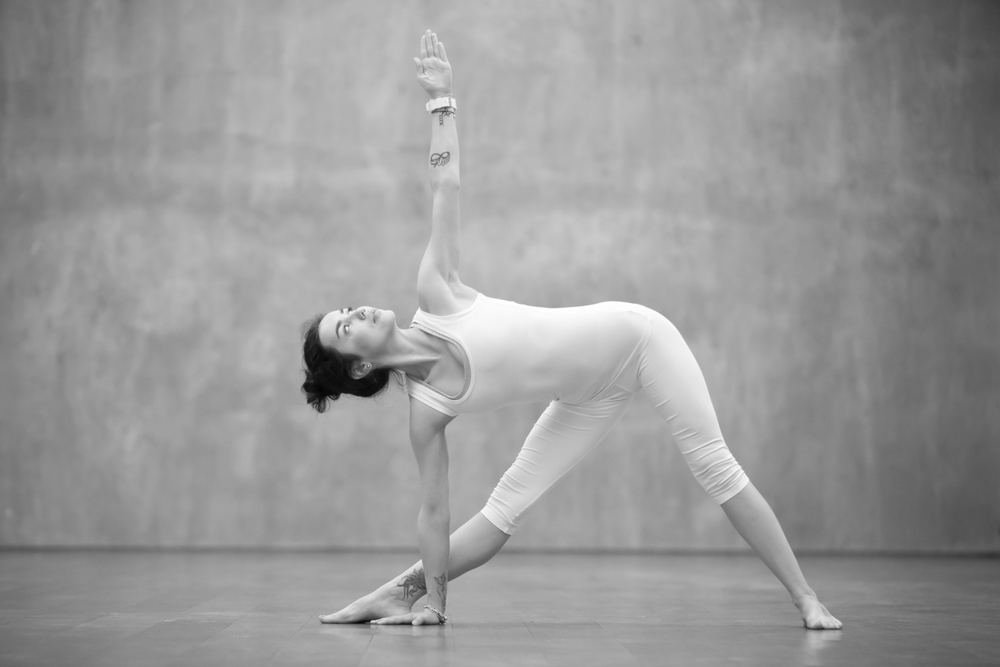
#> input picture Images/img5.png, 1000 x 667 px, shrunk from 1440 x 960 before the run
$ jupyter execute 'cv_4_11_傅里叶变换.ipynb'
#> lines starting #> are read from the running program, lines starting #| are printed output that depends on the picture
[cell 1]
##### cv.dft(), cv.idft()
#边缘和噪声是图像中的高频内容。如果幅度没有太大变化，则它是低频分量。
import numpy as np
import cv2 as cv
from matplotlib import pyplot as plt

#numpy 中的傅里叶变换
img5 = cv.imread('../Images/img5.png',0)
#> img5 is the input picture: shape (667, 1000); min 4, max 255, mean 153.2
f = np.fft.fft2(img5)
fshift = np.fft.fftshift(f)
magnitude_spectrum = 20*np.log(np.abs(fshift))
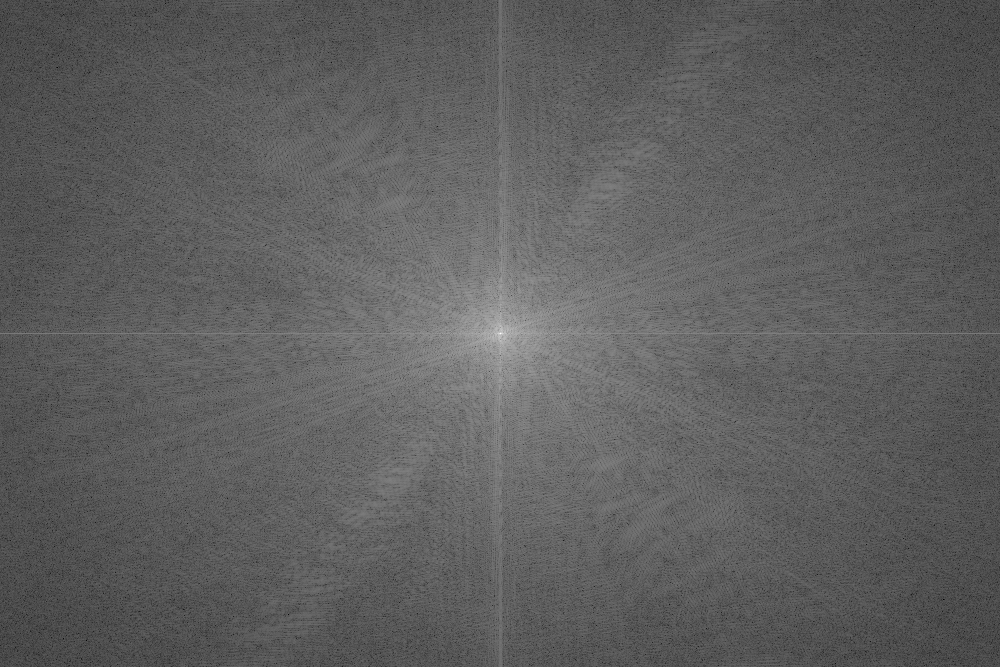
#> magnitude_spectrum: shape (667, 1000) float64; min 7.18, max 368.8, mean 141.5; drawn with min black and max white
plt.subplot(121),plt.imshow(img5, cmap = 'gray')
plt.title('Input Image'), plt.xticks([]), plt.yticks([])
plt.subplot(122),plt.imshow(magnitude_spectrum, cmap = 'gray')
plt.title('Magnitude Spectrum'), plt.xticks([]), plt.yticks([])
plt.show()
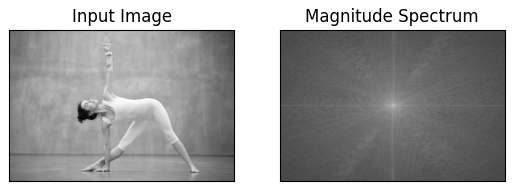
#> figure drawn by matplotlib, 2 panels
#高通滤波
rows, cols = img5.shape
#> rows = 667; cols = 1000
crow,ccol = rows//2 , cols//2  #中点
#> crow = 333; ccol = 500
fshift[crow-4:crow+5, ccol-4:ccol+5] = 0  #遮蔽框
f_ishift = np.fft.ifftshift(fshift)
img_back = np.fft.ifft2(f_ishift)
img_back = np.real(img_back)
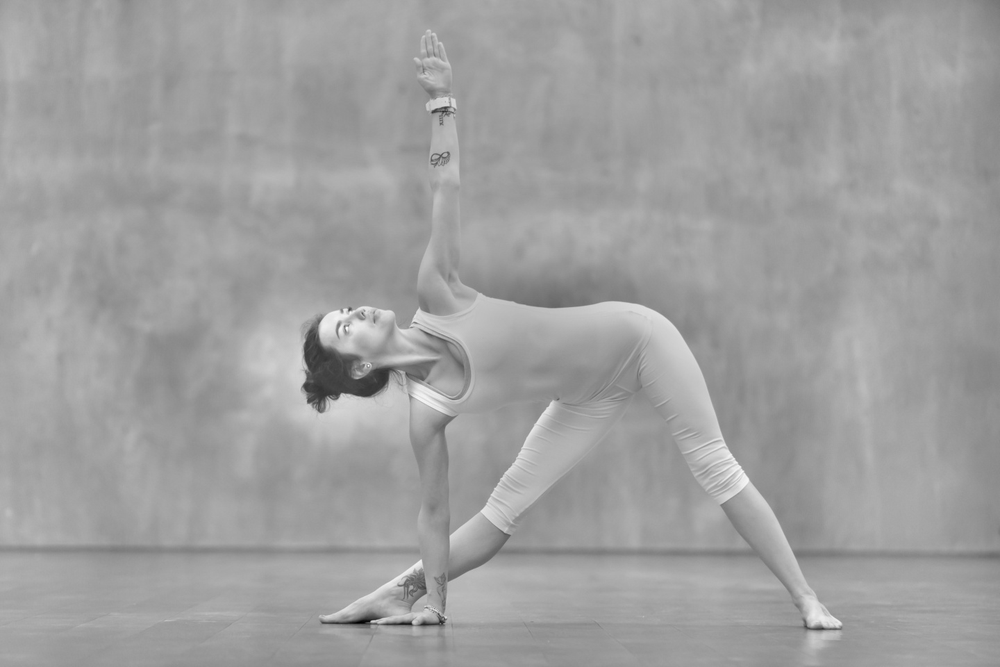
#> img_back: shape (667, 1000) float64; min -161.6, max 96.39, mean 0; drawn with min black and max white
plt.subplot(131),plt.imshow(img5, cmap = 'gray')
plt.title('Input Image'), plt.xticks([]), plt.yticks([])
plt.subplot(132),plt.imshow(img_back, cmap = 'gray')
plt.title('Image after HPF'), plt.xticks([]), plt.yticks([])
plt.subplot(133),plt.imshow(img_back)
plt.title('Result in JET'), plt.xticks([]), plt.yticks([])
plt.show()
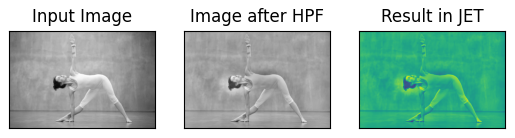
#> figure drawn by matplotlib, 3 panels
#图像锐化

[cell 2]
#OpenCV中的傅里叶变换
dft = cv.dft(np.float32(img5),flags = cv.DFT_COMPLEX_OUTPUT)
dft_shift = np.fft.fftshift(dft)
magnitude_spectrum = 20*np.log(cv.magnitude(dft_shift[:,:,0],dft_shift[:,:,1]))
plt.subplot(121),plt.imshow(img5, cmap = 'gray')
plt.title('Input Image'), plt.xticks([]), plt.yticks([])
plt.subplot(122),plt.imshow(magnitude_spectrum, cmap = 'gray')
plt.title('Magnitude Spectrum'), plt.xticks([]), plt.yticks([])
plt.show()

[cell 3]
#低通滤波
rows, cols = img5.shape
crow,ccol = rows // 2 , cols // 2
# 首先创建一个掩码，中心正方形为1，其余全为零
mask = np.zeros((rows,cols,2),np.uint8)
mask[crow-30:crow+30, ccol-30:ccol+30] = 1
# 应用掩码和逆DFT
fshift = dft_shift*mask
f_ishift = np.fft.ifftshift(fshift)
img_back = cv.idft(f_ishift)
img_back = cv.magnitude(img_back[:,:,0],img_back[:,:,1])
plt.subplot(121),plt.imshow(img5, cmap = 'gray')
plt.title('Input Image'), plt.xticks([]), plt.yticks([])
plt.subplot(122),plt.imshow(img_back, cmap = 'gray')
plt.title('Magnitude Spectrum'), plt.xticks([]), plt.yticks([])
plt.show()
#图像模糊

[cell 4]
#性能优化
#可以在找到DFT之前将数组的大小修改为任何最佳大小(通过填充零)。
#对于OpenCV，您必须手动填充零。
#但是对于Numpy，您指定FFT计算的新大小，它将自动为您填充零。
#OpenCV为此提供了一个函数，cv.getOptimalDFTSize()。
#它同时适用于cv.dft()和np.fft.fft2()。

[cell 5]
#为什么拉普拉斯算子是高通滤波器
# 没有缩放参数的简单均值滤波器
mean_filter = np.ones((3,3))
# 创建高斯滤波器
x = cv.getGaussianKernel(5,10)
gaussian = x*x.T
# 不同的边缘检测滤波器
# x方向上的scharr
scharr = np.array([[-3, 0, 3],
                   [-10,0,10],
                   [-3, 0, 3]])
# x方向上的sobel
sobel_x= np.array([[-1, 0, 1],
                   [-2, 0, 2],
                   [-1, 0, 1]])
# y方向上的sobel
sobel_y= np.array([[-1,-2,-1],
                   [0, 0, 0],
                   [1, 2, 1]])
# 拉普拉斯变换
laplacian=np.array([[0, 1, 0],
                    [1,-4, 1],
                    [0, 1, 0]])
filters = [mean_filter, gaussian, laplacian, sobel_x, sobel_y, scharr]
filter_name = ['mean_filter', 'gaussian','laplacian', 'sobel_x', \
                'sobel_y', 'scharr_x']
fft_filters = [np.fft.fft2(x) for x in filters]
fft_shift = [np.fft.fftshift(y) for y in fft_filters]
mag_spectrum = [np.log(np.abs(z)+1) for z in fft_shift]
for i in range(6):
    plt.subplot(2,3,i+1),plt.imshow(mag_spectrum[i],cmap = 'gray')
    plt.title(filter_name[i]), plt.xticks([]), plt.yticks([])
plt.show()
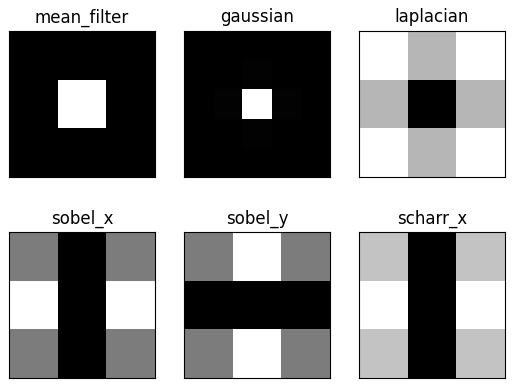
#> figure drawn by matplotlib, 6 panels

$ run again, with Images/img10.png copied over Images/img5.png
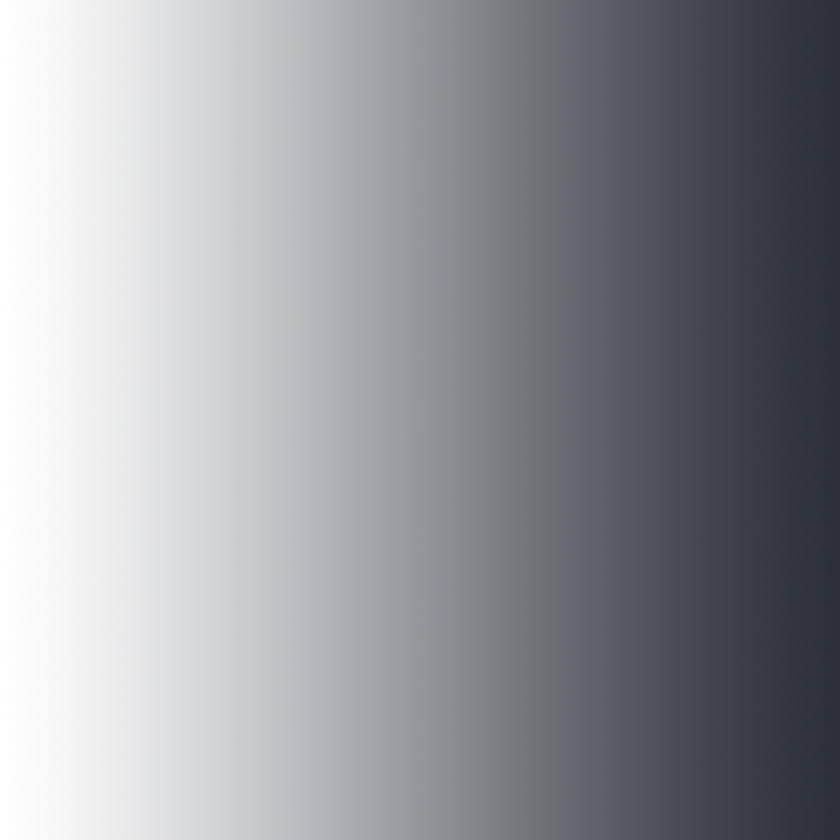
#> input picture Images/img10.png, 840 x 840 px, shrunk from 1024 x 1024 before the run
#> `magnitude_spectrum = 20*np.log(np.abs(fshift))`:
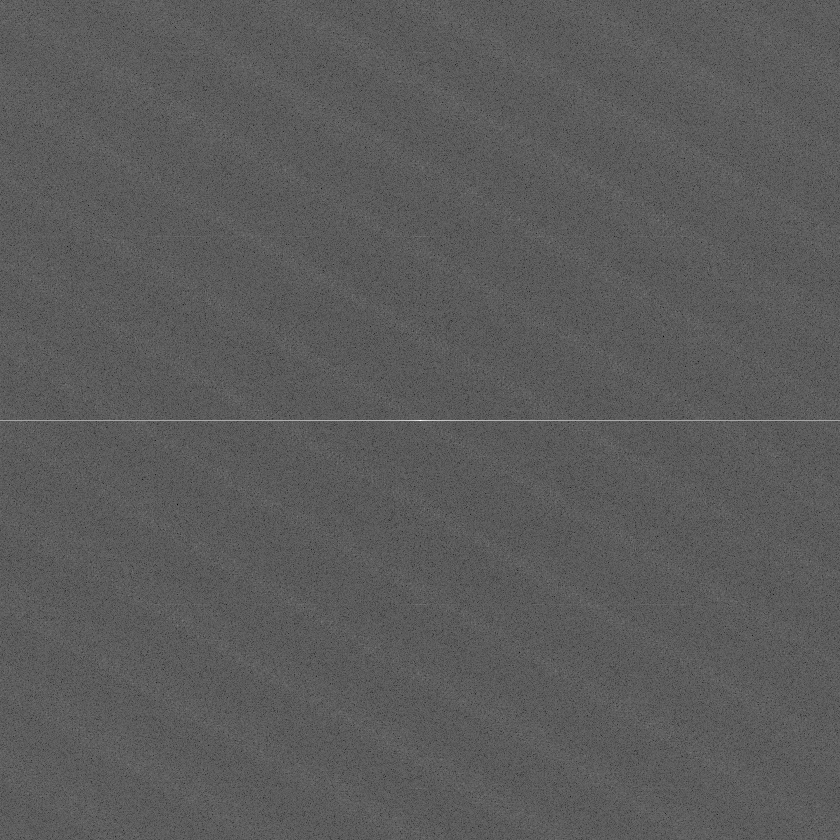
#> magnitude_spectrum: shape (840, 840) float64; min -37.87, max 369.6, mean 108.3; drawn with min black and max white
#> `img_back = cv.magnitude(img_back[:,:,0],img_back[:,:,1])`:
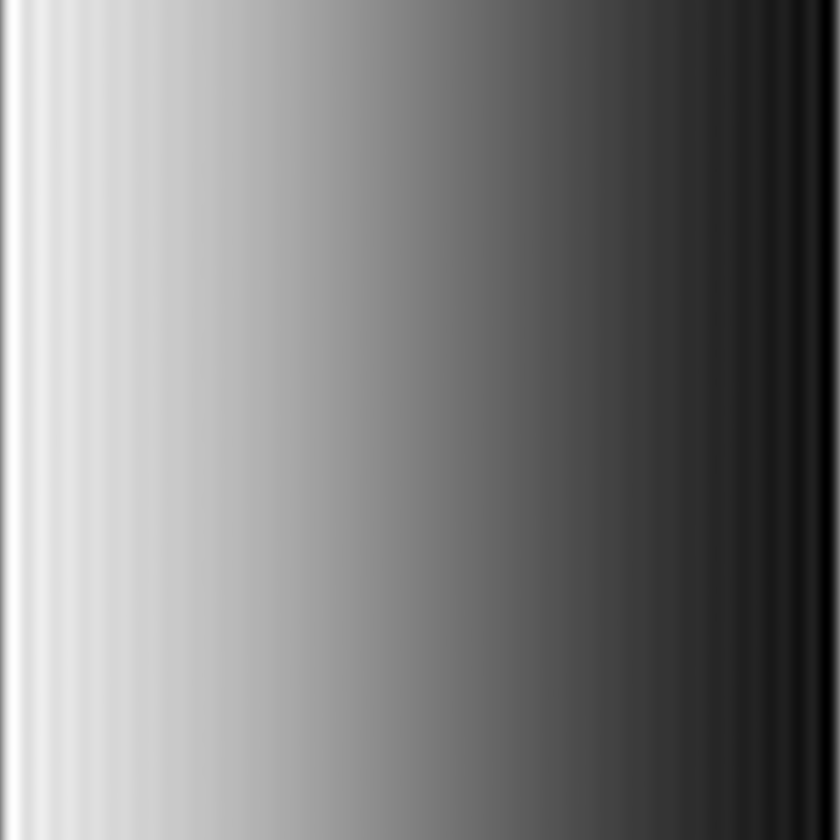
#> img_back: shape (840, 840) float32; min 20789676, max 191654864, mean 105903512; drawn with min black and max white

$ run again, with Images/img11.png copied over Images/img5.png
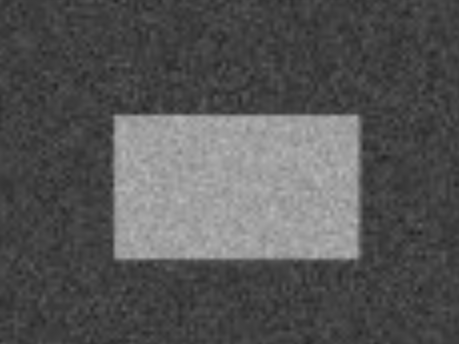
#> input picture Images/img11.png, 459 x 344 px
#> img5 is the input picture: shape (344, 459); min 36, max 184, mean 85.3
#> `magnitude_spectrum = 20*np.log(np.abs(fshift))`:
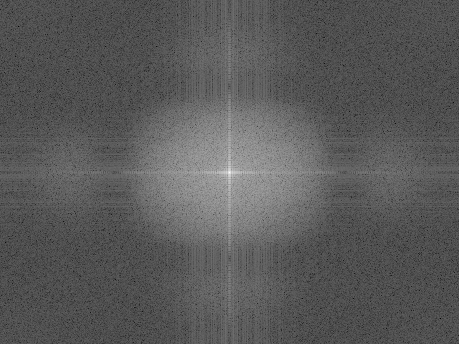
#> magnitude_spectrum: shape (344, 459) float64; min -16.4, max 328.3, mean 105.6; drawn with min black and max white
#> `img_back = cv.magnitude(img_back[:,:,0],img_back[:,:,1])`:
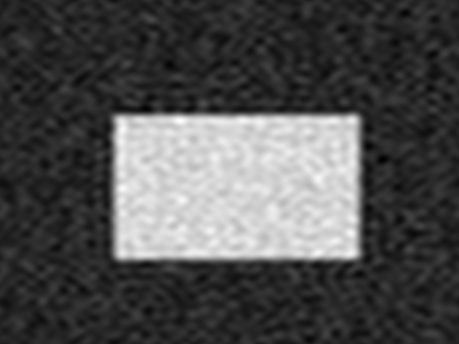
#> img_back: shape (344, 459) float32; min 6725686, max 28679344, mean 13471659; drawn with min black and max white
